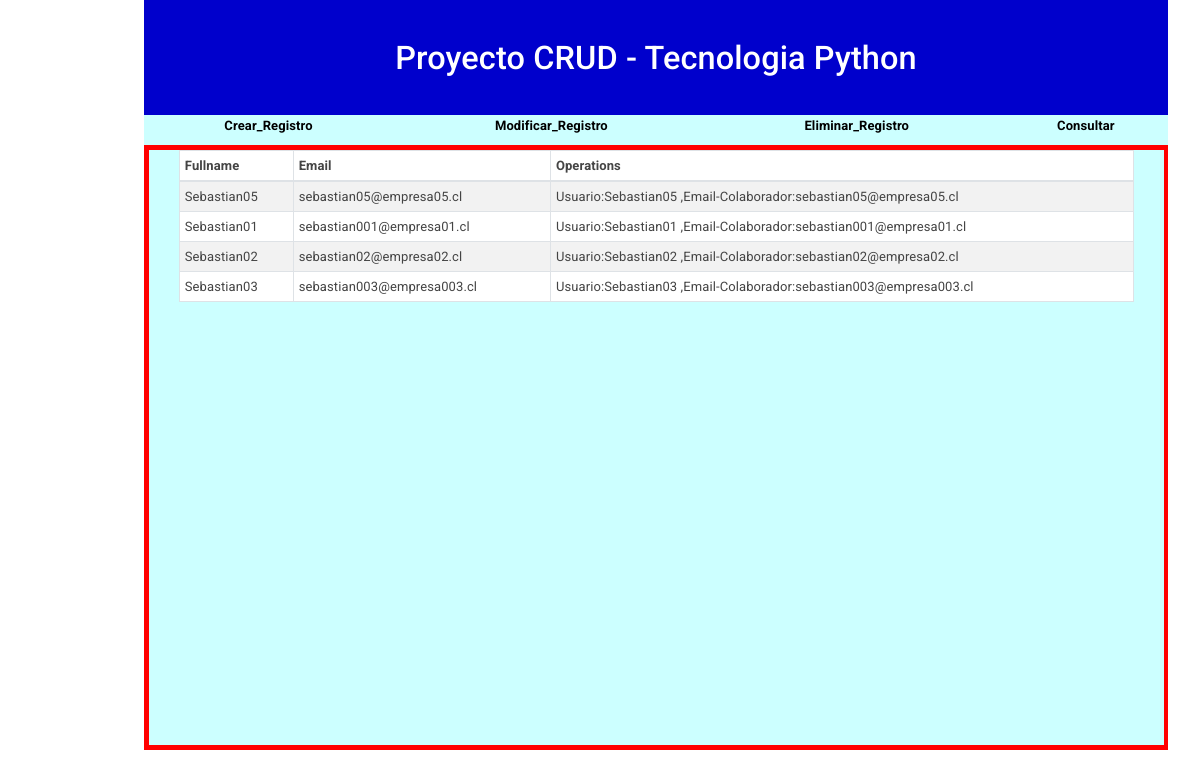
The app's page /consultar, older data.
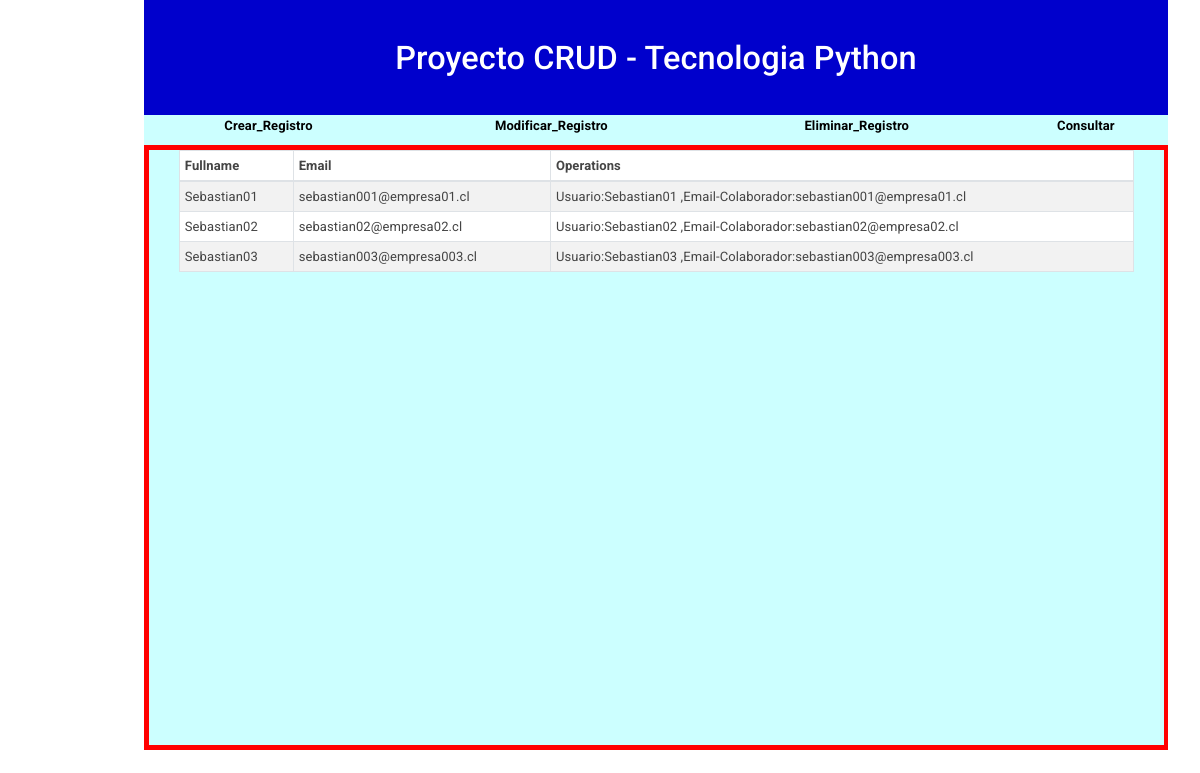
The same page, newer data.
### tables this page shows
CREATE TABLE "datosclientes" (
	"fullname"	TEXT NOT NULL UNIQUE,
	"email"	TEXT NOT NULL UNIQUE,
	PRIMARY KEY("fullname")
);

### run2.py (the view)
@app.route('/consultar')
def consultar():
    query = 'SELECT * FROM datosclientes'
    curs  = run_query(query)
    return render_template('consultar.html', contacts = curs)

### run2.py (called while the page is built)
def run_query(query='',parameters=()):
    conn = sqlite3.connect('dataweb.db')
    cursor = conn.cursor()                 # Crear un cursor
    cursor.execute(query, parameters)                  # Ejecutar una consulta
    if query.upper().startswith('SELECT'):
       data= cursor.fetchall()               # Traer los resultados de un select
    else:
        conn.commit()                          # Hacer efectiva la escritura de datos
        data = None
    return data

### Templates/consultar.html (shortened to what this page needs)
{% extends 'layout1.html' %}
{% block content %}
  <div class="container">
    <table class="table table-striped table-bordered bg-white table-sm">
      <thead>
        <tr>
          <th>Fullname</th>
          <th>Email</th>
          <th>Operations</th>
        </tr>
      </thead>
      <tbody>
        {% for contact in contacts %}
        <tr>
          <td>{{ contact[0] }}</td>
          <td>{{ contact[1] }}</td>
          <td>Usuario:{{ contact[0] }} ,Email-Colaborador:{{ contact[1] }}</td>
        </tr>
        {% endfor %}
      </tbody>
    </table>
  </div>
</div>
{% endblock %}

Row changes from the older to the newer data that the page shows:
removed datosclientes: fullname "Sebastian05", email "sebastian05@empresa05.cl"
